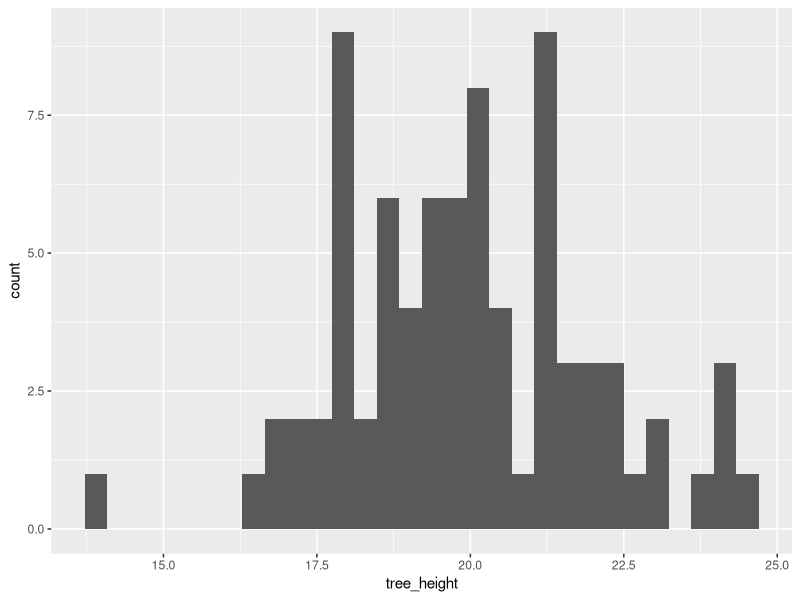
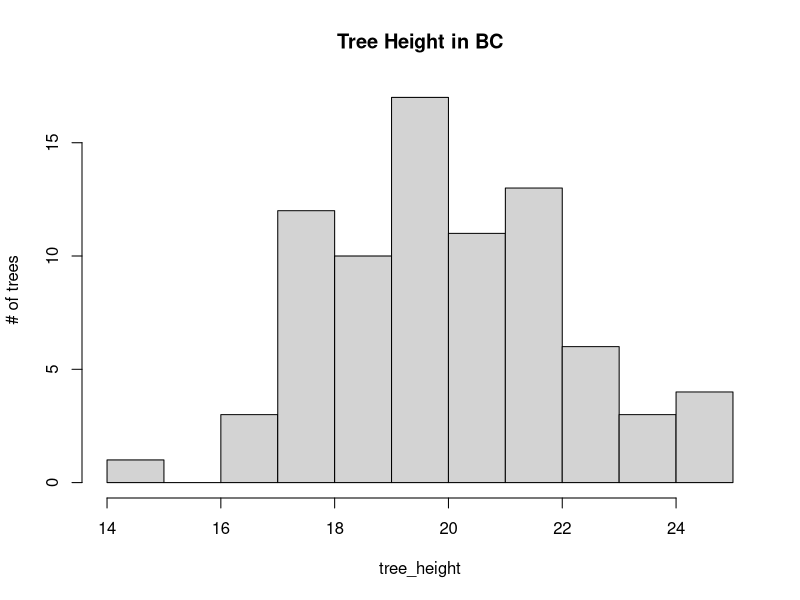
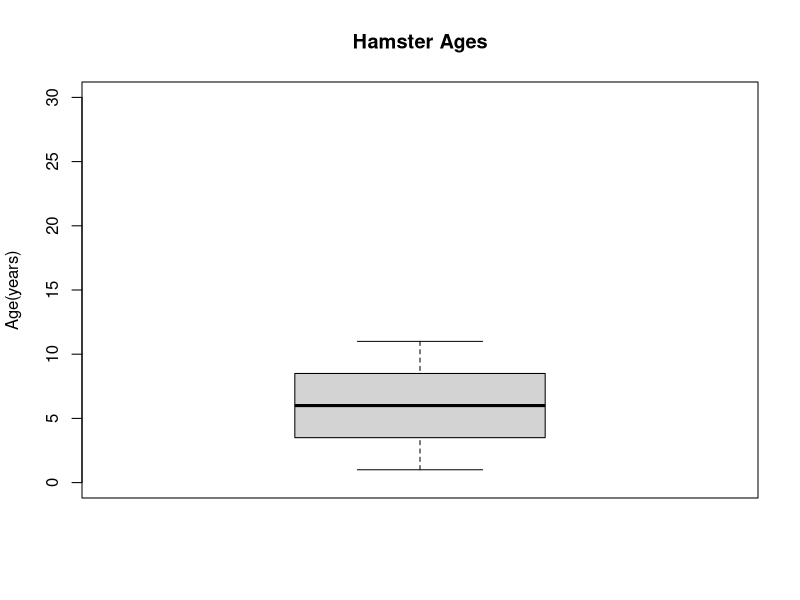
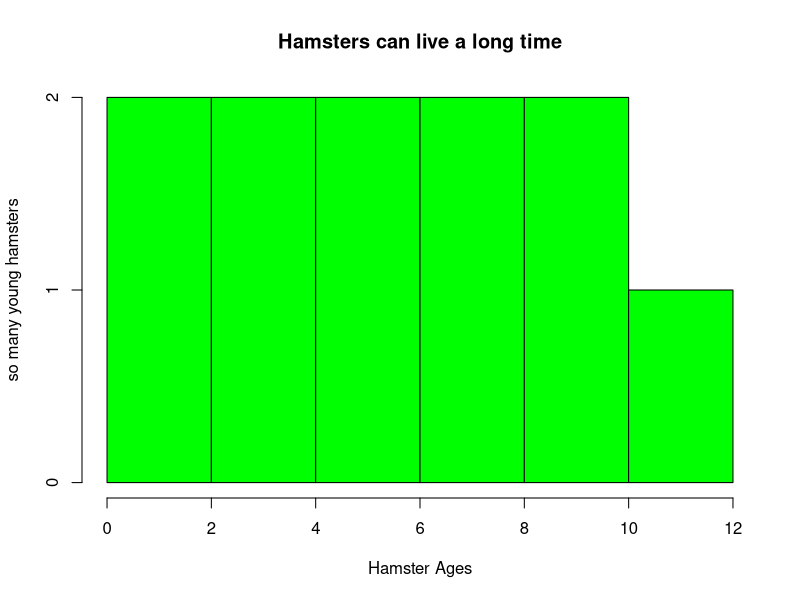
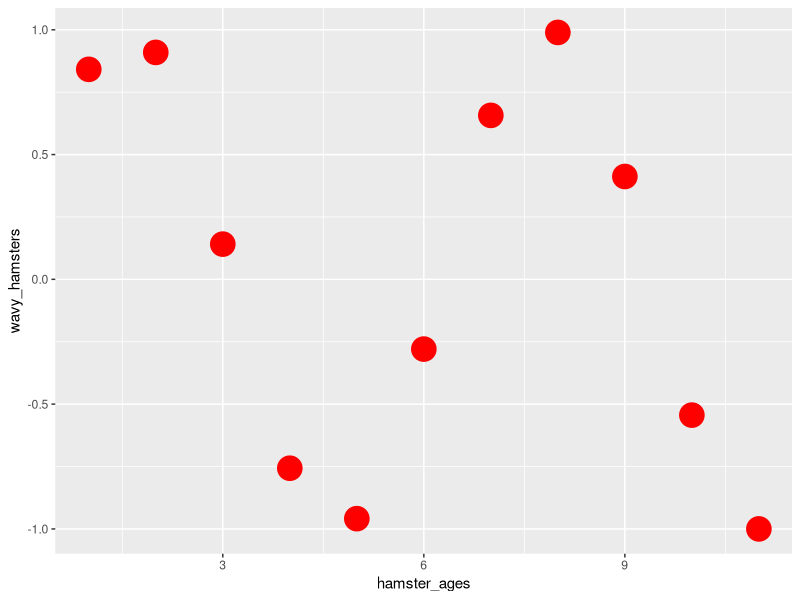
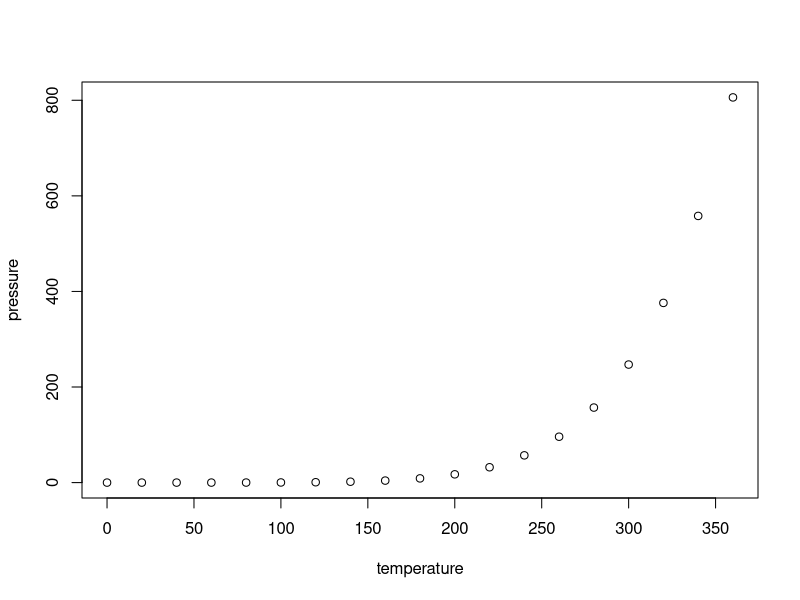

The R source for these figures, in order:
## ---- chunk 1
knitr::opts_chunk$set(echo = TRUE)
## ---- chunk 2
library(tidyverse)

#Generate normal distribution of 80 points, mean of 20, SD = 2
tree_height = rnorm(80, 20, 2)

#Find log of tree heights
log_tree_height = log(tree_height)

#Organize datasets in neat tibble frame, define as la_df
la_df = tibble(tree_height, log_tree_height)

#create histogram with ggplot package, referencing tidy dataset la_df
ggplot(la_df, aes(x = tree_height)) + geom_histogram()

#create another histogram
hist(tree_height, main = "Tree Height in BC", ylab = "# of trees")
## ---- chunk 3
hamster_ages = c(1, 2, 3, 4, 5, 6, 7, 8, 9, 10, 11)
mean (hamster_ages)

boxplot(hamster_ages, main = "Hamster Ages", ylab = "Age(years)", ylim = c(0,30))

hist(hamster_ages, main = "Hamsters can live a long time", ylab = "so many young hamsters", xlab = "Hamster Ages", col = "green")

wavy_hamsters = sin(hamster_ages)

la_df = tibble (hamster_ages, wavy_hamsters)

ggplot(la_df, aes(x = hamster_ages, y = wavy_hamsters)) + geom_point(col = "red", size = 8, main = "ham")
## ---- chunk 4
plot(pressure)
